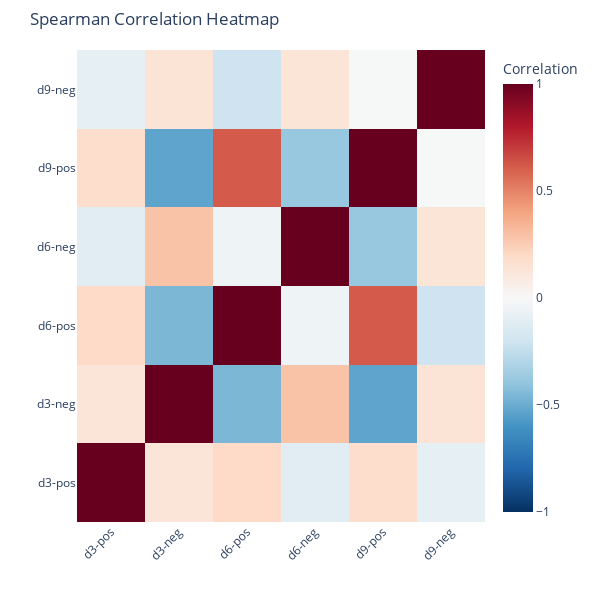

The notebook cell this image was saved under:
### Code cell
be_scan.plot.interactive_corr_heatmap(
    df_filepath = plot_file, # data
    comparisons = ['d3-pos', 'd3-neg', 'd6-pos', 'd6-neg', 'd9-pos', 'd9-neg'], # names of columns in data
    savefig     = False,
    )

### Figure 1 — Plotly figure (JSON) as saved in the notebook; plotly's stock layout.template omitted (floating-point values rounded to 4 significant figures)
{"data": [{"colorbar": {"title": {"text": "Correlation"}}, "colorscale": [[0, "rgb(5,48,97)"], [0.1, "rgb(33,102,172)"], [0.2, "rgb(67,147,195)"], [0.3, "rgb(146,197,222)"], [0.4, "rgb(209,229,240)"], [0.5, "rgb(247,247,247)"], [0.6, "rgb(253,219,199)"], [0.7, "rgb(244,165,130)"], [0.8, "rgb(214,96,77)"], [0.9, "rgb(178,24,43)"], [1, "rgb(103,0,31)"]], "type": "heatmap", "x": ["d3-pos", "d3-neg", "d6-pos", "d6-neg", "d9-pos", "d9-neg"], "y": ["d3-pos", "d3-neg", "d6-pos", "d6-neg", "d9-pos", "d9-neg"], "z": [[1, 0.13, 0.1972, -0.1107, 0.185, -0.09229], [0.13, 1, -0.4561, 0.2901, -0.531, 0.1379], [0.1972, -0.4561, 1, -0.04612, 0.6131, -0.2054], [-0.1107, 0.2901, -0.04612, 1, -0.3838, 0.1319], [0.185, -0.531, 0.6131, -0.3838, 1, -0.004833], [-0.09229, 0.1379, -0.2054, 0.1319, -0.004833, 1]], "zmax": 1, "zmin": -1}], "layout": {"height": 600, "margin": {"b": 50, "l": 50, "r": 50, "t": 50}, "title": {"text": "Spearman Correlation Heatmap"}, "width": 600, "xaxis": {"tickangle": -45, "title": {"text": ""}}, "yaxis": {"tickangle": 0, "title": {"text": ""}}}}
